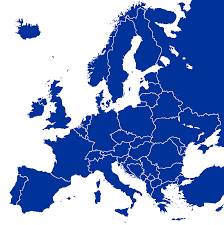
#> input picture problems/P02_Graph_AA2023/img/map.png, 224 x 225 px
$ jupyter execute --allow-errors P02_Graph.ipynb
#> lines starting #> are read from the running program, lines starting #| are printed output that depends on the picture; after the words box and inside, x2 and y2 are one past the last pixel; in counts of white or black regions, pixels touching at a corner belong together
<div style="padding:30px; color: white; background-color: #0071CD">
<center>
</img>
<center>
<h1>Algorísmica Avançada</h1>
<h2>Problemes 2 - Algorismes sobre grafs</h2>
</center>
</div>

[cell 1]
from IPython.display import display, HTML
display(HTML("<style>.container { width:100% !important; }</style>"))

[cell 2]
import matplotlib.pylab as plt
import numpy as np
import random

## Recordatori: DFS

[cell 3]
def dfs(G, visited, current_node):
    # Versió recursiva del DFS.

    # Si el node actual no està visitat, l'afegim
#> called with current_node = 0
    if current_node not in visited:
        print(current_node, end=' ')
        visited.add(current_node)

        # Per a cada veí del node actual, cridem de nou a la funció DFS per seguir visitant
        for nei in G.neighbors(current_node):
            dfs(G, visited, nei)

[cell 4]
import networkx as nx
G = nx.random_geometric_graph(10, 3)

print('DFS: ',end='')
dfs(G, set(), 0)

nx.draw(G, with_labels=True)
#> (this line was passed over: IPython is not available in this run)

## Component connexa

Sigui $G$ un graf, una __component connexa__ és un subgraf $S\subset G$ tal que, per a dos nodes qualsevols de $S$, existeix un camí dins de $S$ que els connecta i per a qualsevol parella de nodes de $G$ on $n_1\in S$, $n_2\notin S$, no existeix un camí entre $n_1$ i $n_2$.

Observeu l'exemple següent. Aquest graf té tres compoenents connexes:

<div class="alert alert-success">
<h1>Problema 1</h1>
<p>
    Donat un graf, escriu un algorisme que retorni el nombre de components connexes que conté i una llista de llistes amb tots els nodes de cada component connexa.
</p>

</div>

[cell 5]
def connected_dfs(G, visited, current):
    if current not in visited:
        visited.add(current)
        for nei in G.neighbors(current):
            connected_dfs(G, visited, nei)

def connected_components(G):
    components = []
    for node in G.nodes():
        visited = set()
        connected_dfs(G, visited, node)
        if visited not in components:
            components.append(visited)
    return len(components), components

[cell 6]
G = nx.Graph([(1,2),(2,3),(3,4),(4,1),(5,6),(6,7),(7,8),(9,10),(10,11),(11,12),(11,13),(13,14),(14,10)])
nx.draw(G, pos=nx.kamada_kawai_layout(G), with_labels=True)
#> (this line was passed over: IPython is not available in this run)

print(connected_components(G))

## Grafs bipartits

Diem que un graf és __bipartit__ si podem separar els seus nodes en dos grups de manera que els nodes del primer grup només tinguin arestes cap a nodes del segon grup (i viceversa). És a dir, que no existeixin arestes que connectin nodes d'un mateix grup:

Networkx ens permet generar grafs bipartits aleatoris utilitzant la funció `random_graph()` del mòdul _bipartite_. Aquesta funció rep tres paràmetres $n, m, p$ on:
- $n$ és el nombre de nodes del primer grup.
- $m$ és el nombre de nodes del segon grup.
- $p$ és la probabilitat de creació d'arestes (0 per no crear-ne cap i 1 per crear-les totes).

La visualització següent mostra el mateix graf usant dos _layouts_ diferents. La primera figura mostra el layout per defecte on no és fàcil veure si el graf és bipartit o no. En el segon, podem veure clarament els dos grups i com les arestes no connecten nodes d'un mateix grup.

[cell 7]
# Generem un graf bipartit connectat (tots els nodes tenen com a mínim una aresta associada)
G = nx.algorithms.bipartite.random_graph(5,7,0.6)
while not nx.is_connected(G):
    G = nx.algorithms.bipartite.random_graph(5,7,0.6)

top = nx.bipartite.sets(G)[0]
posbi = nx.bipartite_layout(G, top)

# Mostrem el mateix graf de dues formes diferents
#> (the rest of this cell did not finish here and is left out)

<div class="alert alert-success">
<h1>Problema 2</h1>
<p>
    Implementeu un algorisme per a determinar si un graf és bipartit. Assumirem que el graf està connectat (entre dos nodes qualsevols sempre existeix un camí) i és NO dirigit.
    <ul>
        <li>Podeu utilitzar el diccionari intern de cada node per a guardar-hi informació: <br>$G.nodes[idx][clau]$ on $idx$ és l'index del node i $clau$ és qualsevol paraula que identifica l'atribut del node.
        <li>Podeu usar la funcio 'neighbors' per a retornar els veïns d'un node
        <li>Per a que sigui més senzill, definiu una funció auxiliar que es basi en el DFS per a fer la cerca.
    </ul>
</p>

<p>

</p>

</div>

[cell 8]
# Generem un graf bipartit
# En aquest problema, ens assegurem que el graf generat no tingui nodes aïllats
G_bi = nx.algorithms.bipartite.random_graph(5,7,0.6)
while not nx.is_connected(G):
    G_bi = nx.algorithms.bipartite.random_graph(5,7,0.6)

# Al crear un graf bipartit, es crea un atribut anomenat 'bipartite' que pren valors 0 i 1. Els eliminem ja que no els usarem en la nostra solució
for n in G_bi.nodes():
    del G_bi.nodes[n]['bipartite']

[cell 9]
# Generem un graf NO bipartit
G_geo = nx.random_geometric_graph(10, 3)

#> (a cell that did not finish here is left out)

[cell 11]
def add_color_dfs(G, visited, current, color='red'):
    if current not in visited:
        G.nodes[current]['color'] = color
        visited.add(current)
        for nei in G.neighbors(current):
            nei_color = 'blue' if color == 'red' else 'red'
            G.nodes[nei]['color'] = nei_color
            add_color_dfs(G, visited, nei, nei_color)

def bipartite_dfs(G, visited, current):
    if current not in visited:
        visited.add(current)
        for nei in G.neighbors(current):
            if G.nodes[nei]['color'] == G.nodes[current]['color']:
                return False
            else:
                bipartite_dfs(G, visited, nei)
    return True

def es_bipartit(G):
    visited = set()
    visited2 = set()
    flag = False
    nodes_list = list(G.nodes)
    add_color_dfs(G, visited, nodes_list[0])
    for node in G.nodes():
       flag = bipartite_dfs(G, visited2, node)
    return flag

[cell 12]
print(es_bipartit(G_bi.copy()))
print(es_bipartit(G_geo.copy()))

<div class="alert alert-success">
<h1>Problema 3</h1>
<p>
    Donada una matriu binària (que només conté zeros i uns) i una casella inicial que conté un 1, implementeu una funció que retorni quants uns són visitables suposant que només ens podem moure cap amunt, cap avall o cap als dos costats.
    Només podem visitar les caselles que contenen uns.
</p>

<p>

</p>

</div>

[cell 13]
def get_neis(M, point):
    x, y = point
    neis = []
    if x > 0:
        neis.append((x-1, y))
    if x < len(M)-1:
        neis.append((x+1, y))
    if y > 0:
        neis.append((x, y-1))
    if y < len(M[0])-1:
        neis.append((x, y+1))
    return neis

def dfs(M, point, visited):
    if point not in visited and M[point[0]][point[1]] == 1:
        visited.add(point)
        for neighbor in get_neis(M, point):
            dfs(M, neighbor, visited)

def visitable_cells(M, init):
    x, y = init
    assert M[x][y] == 1

    visited = set()
    dfs(M, init, visited)

    return len(visited)

[cell 14]
M = [[0, 1, 1, 1, 0, 1, 0, 0, 0, 0],
    [1, 1, 0, 1, 1, 1, 1, 1, 0, 0],
    [0, 1, 1, 1, 1, 1, 1, 1, 1, 0],
    [1, 0, 0, 1, 0, 1, 0, 0, 1, 1],
    [0, 0, 0, 0, 1, 0, 0, 1, 0, 0],
    [1, 0, 1, 0, 0, 1, 1, 0, 1, 1],
    [1, 1, 0, 1, 1, 1, 1, 0, 0, 1],
    [0, 1, 1, 0, 0, 0, 0, 0, 0, 1],
    [0, 1, 0, 1, 1, 1, 1, 1, 0, 0],
    [0, 0, 1, 0, 1, 1, 0, 1, 1, 1]]
init = (1, 1)

for m in M:
    print(m)

visit = visitable_cells(M, init)
print(f"Des de la cel·la {init} es poden visitar {visit} cel·les")

# Flood Fill

L'algorisme __Flood Fill__ (algorisme d'emplenat) és usat per múltiples editors d'imatges com ara __Paint__, __Gimp__ o __Photoshop__ en l'eina __Pot de Pintura (Paint bucket)__ o __Bareta màgica (Magic Wand)__. Aquesta eina, ens permet seleccionar un punt de la imatge (node inicial) del qual se n'agafa el color. A continuació, s'expandeix a tots els nodes veïns del mateix color fins a seleccionar la màxima àrea possible.

Considerant una imatge com un graf on els nodes veïns de cada pixel són els que toquen amb ell, podem aplicar l'algorisme DFS per a implementar el Flood Fill.

<div class="alert alert-success">
<h1>Problema 4</h1>
<p>
    Implementeu l'algorimse <b>Flood Fill</b>. Podeu usar altres imatges per a provar el vostre algorisme. Tingueu en compte que les imatges no poden ser gaire grans ja que se superarien el nombre de recursions que Jupyter permet.
</p>

<p>
Els següents passos us poden servir de guia:
    <ol>
    <li> És un algorimse recursiu ja que cada hem d'anar expandint nodes (píxels) mentre que el color sigui el mateix. Comença definint la condició de parada.
    <li> Per a cada píxel, qui són els seus veïns? Tots els píxels tenen el mateix nombre de veïns?
    </ol>
</p>
<br>
<b>EXTRA</b>: Modifiqueu l'algorísme afegint un nou paràmetre de tolerància entre colors. Podeu fer servir la funció següent per a calcular la distància entre dos colors:

```python
import math
def color_distance(color1, color2):
    # Defineix la distància euclidiana entre dos vectors: 'color1', 'color2'
    return math.sqrt(sum([(c1-c2)**2 for c1, c2 in zip(color1, color2)]))
```
</div>

[cell 15]
import sys
# Aquesta instrucció ens permet augmentar el límit de recursions permeses
sys.setrecursionlimit(int(1e9))

[cell 16]
from PIL import Image

# Obrim una imatge
image = Image.open('img/map.png').convert('RGB')
#> image is the input picture: PIL image 224x225 RGB; mean R, G, B 133.4, 155.5, 205.1
width, height = image.size
#> width = 224; height = 225

# Podeu aplicar un factor de reescalat si la imatge és gran
resize_val = 0.5
image = image.resize((int(width*resize_val),int(height*resize_val)))
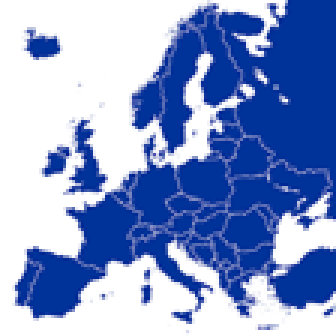
#> image: PIL image 112x112 RGB (shown 3 times larger); mean R, G, B 133.6, 155.2, 205

[cell 17]
data = np.array(image)
plt.imshow(data)
#> (this line was passed over: IPython is not available in this run)
plt.show()

[cell 18]
def flood_fill(matrix, start_x, start_y, new_color):
    # Dimensions de la imatge
    width = len(matrix)
    height = len(matrix[0])
    visited = set()
    def fill(x,y,start_color,color_to_update):
        node = (x,y)
        if node not in visited and np.array_equal(matrix[x][y],start_color):
            matrix[x][y] = color_to_update
            visited.add(node)
            for nei in get_neis(matrix, node):
                fill(nei[0], nei[1], start_color, color_to_update)


    start_color = matrix[start_x][start_y].copy() # Agafem el color de la zona seleccionada
    fill(start_x,start_y,start_color,new_color)   # Fem la primera crida a l'algorisme amb el node inicial


newdata = data.copy()             # Fem una còpia per no modificar la 'data' actual
newcolor = [255,255,0]            # Color (RGB) que usarem per pintar. Són tres valors de 0 a 255. (RGB = Red, Green, Blue)
startpoint = (0, len(newdata)-1)  # Cantonada superior dreta
#> startpoint = (0, 111)

flood_fill(newdata, startpoint[0], startpoint[1], newcolor)
#> in flood_fill, `width = len(matrix)`: width = 112
#> in flood_fill, `start_color = matrix[start_x][start_y].copy()`: start_color = [0, 51, 153]
#> the loop in fill, `for nei in get_neis(matrix, node):` made 2 passes
#> nei on pass 1: (1, 111)
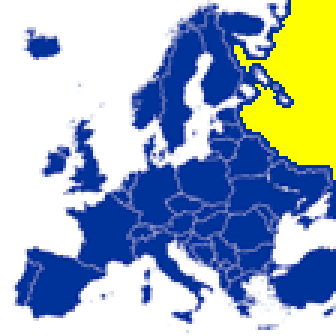
#> newdata: shape (112, 112, 3) (shown 3 times larger); 9.74% of pixels changed, all inside (x1, y1, x2, y2) = (78, 0, 112, 60)

plt.imshow(newdata)
#> (this line was passed over: IPython is not available in this run)
plt.show()
